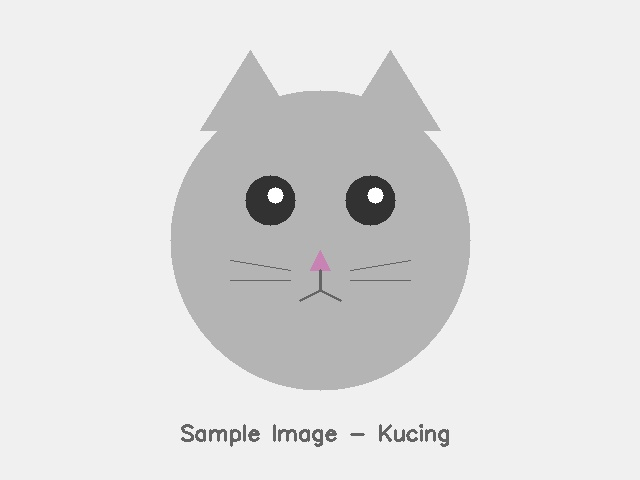
#> input picture Modul01 - Pendahuluan Komputer Vision/praktikum/image/kucing.jpg, 640 x 480 px, found by its file name; its folder holds 5 pictures in this run
$ python 07_data_augmentasi_dasar.py
#> lines starting #> are read from the running program, lines starting #| are printed output that depends on the picture
"""
==========================================================================
PERCOBAAN 7: DATA AUGMENTASI DASAR
==========================================================================
Program ini mendemonstrasikan teknik data augmentasi untuk memperbanyak
data training secara artifisial. Augmentasi penting agar model belajar
fitur yang invariant terhadap transformasi geometri dan fotometri.

Teknik yang dipelajari:
- Geometric: flip, rotasi, crop, resize, translate
- Photometric: brightness, contrast, noise, blur
- Kombinasi augmentasi secara random

Referensi: Deep Learning for CV (Rosebrock), Géron Ch.10
==========================================================================
"""

import cv2
import numpy as np
import os
import matplotlib
import matplotlib.pyplot as plt

SCRIPT_DIR = os.path.dirname(os.path.abspath(__file__))
IMAGE_DIR = os.path.join(SCRIPT_DIR, "image")
OUTPUT_DIR = os.path.join(SCRIPT_DIR, "output")
os.makedirs(OUTPUT_DIR, exist_ok=True)


def load_gambar(nama_file):
    """Memuat gambar dari folder image/."""
    path = os.path.join(IMAGE_DIR, nama_file)
    img = cv2.imread(path)
    if img is None:
        print(f"  [ERROR] {nama_file} tidak ditemukan!")
    return img


def augmentasi_flip(img):
    """Flip gambar secara horizontal, vertikal, dan keduanya."""
    flip_h = cv2.flip(img, 1)      # Horizontal
    flip_v = cv2.flip(img, 0)      # Vertikal
    flip_hv = cv2.flip(img, -1)    # Kedua arah
    return {"Horizontal Flip": flip_h, "Vertical Flip": flip_v, "Both Flip": flip_hv}


def augmentasi_rotasi(img, sudut_list=[15, 45, 90, 180]):
    """Rotasi gambar pada berbagai sudut (derajat)."""
    h, w = img.shape[:2]
    center = (w // 2, h // 2)
    hasil = {}
    for sudut in sudut_list:
        M = cv2.getRotationMatrix2D(center, sudut, 1.0)
        rotated = cv2.warpAffine(img, M, (w, h))
        hasil[f"Rotasi {sudut}°"] = rotated
    return hasil


def augmentasi_brightness_contrast(img):
    """Mengubah brightness dan contrast gambar."""
    hasil = {}
    # Brightness
    bright = cv2.convertScaleAbs(img, alpha=1.0, beta=50)
    dark = cv2.convertScaleAbs(img, alpha=1.0, beta=-50)
    hasil["Terang (+50)"] = bright
    hasil["Gelap (-50)"] = dark
    # Contrast
    high_contrast = cv2.convertScaleAbs(img, alpha=1.5, beta=0)
    low_contrast = cv2.convertScaleAbs(img, alpha=0.5, beta=0)
    hasil["High Contrast"] = high_contrast
    hasil["Low Contrast"] = low_contrast
    return hasil


def augmentasi_noise(img):
    """Menambahkan noise Gaussian dan Salt-Pepper pada gambar."""
    hasil = {}
    # Gaussian noise
    noise = np.random.normal(0, 25, img.shape).astype(np.float32)
    noisy = np.clip(img.astype(np.float32) + noise, 0, 255).astype(np.uint8)
    hasil["Gaussian Noise"] = noisy

    # Salt & Pepper noise
    sp = img.copy()
    n_salt = int(0.02 * img.size / 3)
    coords = [np.random.randint(0, i, n_salt) for i in img.shape[:2]]
    sp[coords[0], coords[1]] = 255
    coords = [np.random.randint(0, i, n_salt) for i in img.shape[:2]]
    sp[coords[0], coords[1]] = 0
    hasil["Salt & Pepper"] = sp

    # Blur
    blurred = cv2.GaussianBlur(img, (7, 7), 0)
    hasil["Gaussian Blur"] = blurred
    return hasil


def augmentasi_crop_random(img, n_crops=4):
    """Mengambil random crop dari gambar asli."""
    h, w = img.shape[:2]
    crop_h, crop_w = int(h * 0.7), int(w * 0.7)
    hasil = {}
    for i in range(n_crops):
        y = np.random.randint(0, h - crop_h)
        x = np.random.randint(0, w - crop_w)
        crop = img[y:y + crop_h, x:x + crop_w]
        crop = cv2.resize(crop, (w, h))
        hasil[f"Crop {i + 1}"] = crop
    return hasil


def visualisasi_augmentasi(img, semua_hasil, judul, nama_output):
    """Menampilkan semua hasil augmentasi dalam satu grid."""
    n = len(semua_hasil) + 1
    cols = min(4, n)
    rows = (n + cols - 1) // cols
    fig, axes = plt.subplots(rows, cols, figsize=(4 * cols, 4 * rows))
    if rows == 1:
        axes = axes.reshape(1, -1)

    axes[0, 0].imshow(cv2.cvtColor(img, cv2.COLOR_BGR2RGB))
    axes[0, 0].set_title("Asli")
    axes[0, 0].axis('off')

    for i, (nama, aug_img) in enumerate(semua_hasil.items()):
        r, c = (i + 1) // cols, (i + 1) % cols
        axes[r, c].imshow(cv2.cvtColor(aug_img, cv2.COLOR_BGR2RGB))
        axes[r, c].set_title(nama, fontsize=9)
        axes[r, c].axis('off')

    for ax in axes.flat:
        ax.axis('off')
    plt.suptitle(judul, fontsize=13)
    plt.tight_layout()
    plt.savefig(os.path.join(OUTPUT_DIR, nama_output), dpi=150, bbox_inches='tight')
    plt.close()
    print(f"  [SAVED] output/{nama_output}")


def main():
    """Fungsi utama: demonstrasi data augmentasi."""
    print("=" * 60)
    print("PERCOBAAN 7: DATA AUGMENTASI DASAR")
    print("=" * 60)

    img = load_gambar("kucing.jpg")
#> in load_gambar, img is the input picture: shape (480, 640, 3); mean B, G, R 222.9, 222.9, 223
    if img is None:
        return
    img = cv2.resize(img, (224, 224))
#> img: shape (224, 224, 3)

    print("\n--- 1. Augmentasi Flip ---")
    flip_hasil = augmentasi_flip(img)
#> flip_hasil = 3 items
    visualisasi_augmentasi(img, flip_hasil, "Augmentasi: Flip", "07_augmentasi_flip.png")
#> in visualisasi_augmentasi, `n = len(semua_hasil) + 1`: n = 4
#> in visualisasi_augmentasi, `rows = (n + cols - 1) // cols`: rows = 1
#> the loop in visualisasi_augmentasi, `for i, (nama, aug_img) in enumerate(semua_hasil.items()):` made 3 passes
#> nama on passes 1 to 3: 'Horizontal Flip', 'Vertical Flip', 'Both Flip'
#> the loop in visualisasi_augmentasi, `for ax in axes.flat:` made 4 passes
#> in visualisasi_augmentasi, `plt.savefig(os.path.join(OUTPUT_DIR, nama_output), dpi=150, bbox_inche..`:
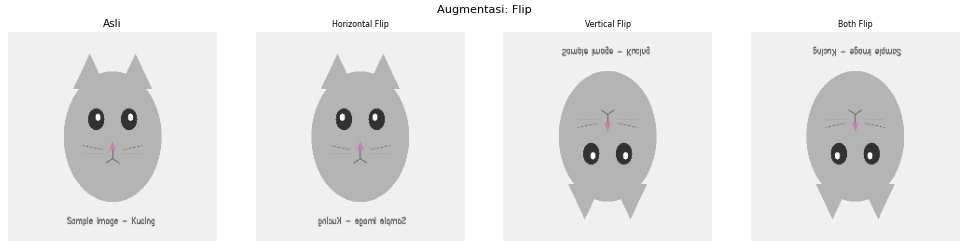
#> figure drawn by matplotlib, 4 panels

    print("\n--- 2. Augmentasi Rotasi ---")
    rot_hasil = augmentasi_rotasi(img)
#> the loop in augmentasi_rotasi, `for sudut in sudut_list:` made 4 passes
#> M on passes 1 to 4: [[0.966, 0.259, -25.17], [-0.259, 0.966, 32.8]], [[0.707, 0.707, -46.39], [-0.707, 0.707, 112]], [[6.12e-17, 1, -1.42e-14], [-1, 6.12e-17, 224]], [[-1, 1.22e-16, 224], [-1.22e-16, -1, 224]]
#> pass 1, in augmentasi_rotasi, `rotated = cv2.warpAffine(img, M, (w, h))`:
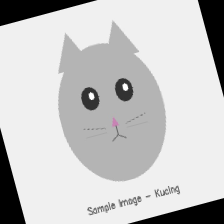
#> rotated: shape (224, 224, 3); mean B, G, R 198.7, 198.7, 198.7
#> after the loop in augmentasi_rotasi, `for sudut in sudut_list:`: hasil = 4 items
#> rot_hasil = 4 items
    visualisasi_augmentasi(img, rot_hasil, "Augmentasi: Rotasi", "07_augmentasi_rotasi.png")
#> the loop in visualisasi_augmentasi (call 2), `for i, (nama, aug_img) in enumerate(semua_hasil.items()):` made 4 passes
#> (nama, r, c) on passes 1 to 4: ('Rotasi 15°', 0, 1), ('Rotasi 45°', 0, 2), ('Rotasi 90°', 0, 3), ('Rotasi 180°', 1, 0)
#> the loop in visualisasi_augmentasi (call 2), `for ax in axes.flat:` made 8 passes

    print("\n--- 3. Augmentasi Brightness/Contrast ---")
    bc_hasil = augmentasi_brightness_contrast(img)
#> in augmentasi_brightness_contrast, `dark = cv2.convertScaleAbs(img, alpha=1.0, beta=-50)`:
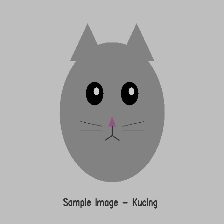
#> dark: shape (224, 224, 3); mean B, G, R 173, 172.9, 173
#> in augmentasi_brightness_contrast, `low_contrast = cv2.convertScaleAbs(img, alpha=0.5, beta=0)`:
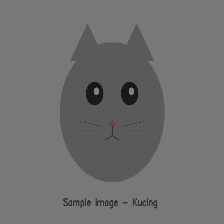
#> low_contrast: shape (224, 224, 3); mean B, G, R 111.5, 111.5, 111.5
#> bc_hasil = 4 items
    visualisasi_augmentasi(img, bc_hasil, "Augmentasi: Brightness/Contrast", "07_augmentasi_bc.png")

    print("\n--- 4. Augmentasi Noise ---")
    noise_hasil = augmentasi_noise(img)
#> in augmentasi_noise, `noisy = np.clip(img.astype(np.float32) + noise, 0, 255).astype(np.uint8)`:
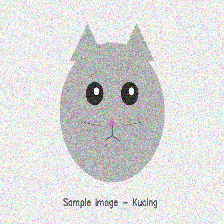
#> noisy: shape (224, 224, 3); mean B, G, R 219.5, 219.6, 219.5
#> in augmentasi_noise, `blurred = cv2.GaussianBlur(img, (7, 7), 0)`:
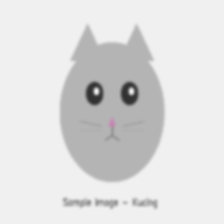
#> blurred: shape (224, 224, 3); mean B, G, R 223, 222.9, 223
#> noise_hasil = 3 items
    visualisasi_augmentasi(img, noise_hasil, "Augmentasi: Noise", "07_augmentasi_noise.png")

    print("\n--- 5. Random Crop ---")
    crop_hasil = augmentasi_crop_random(img)
#> after the loop in augmentasi_crop_random, `for i in range(n_crops):`: hasil = 4 items
#> crop_hasil = 4 items
    visualisasi_augmentasi(img, crop_hasil, "Augmentasi: Random Crop", "07_augmentasi_crop.png")
#> in visualisasi_augmentasi (call 5), `n = len(semua_hasil) + 1`: n = 5
#> in visualisasi_augmentasi (call 5), `rows = (n + cols - 1) // cols`: rows = 2
#> the loop in visualisasi_augmentasi (call 5), `for i, (nama, aug_img) in enumerate(semua_hasil.items()):` made 4 passes
#> (nama, r, c) on passes 1 to 4: ('Crop 1', 0, 1), ('Crop 2', 0, 2), ('Crop 3', 0, 3), ('Crop 4', 1, 0)
#> the loop in visualisasi_augmentasi (call 5), `for ax in axes.flat:` made 8 passes
#> in visualisasi_augmentasi (call 5), `plt.savefig(os.path.join(OUTPUT_DIR, nama_output), dpi=150, bbox_inche..`:
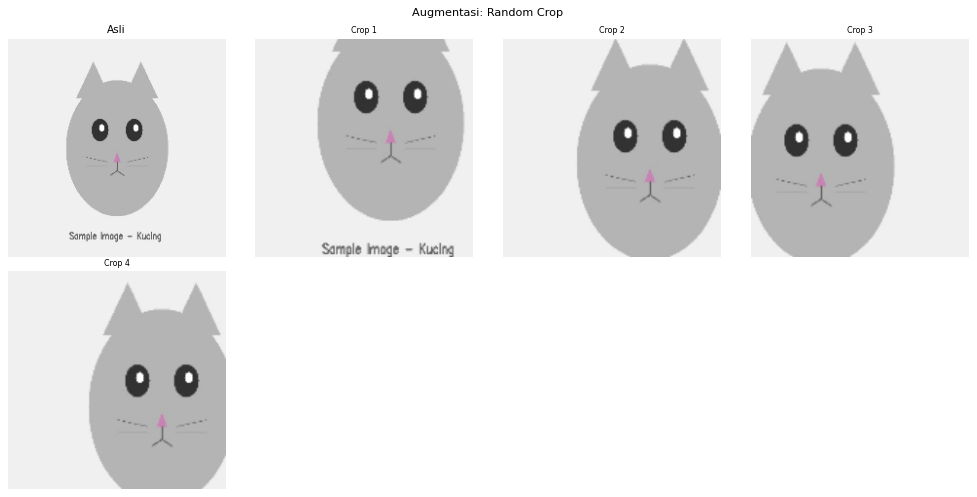
#> figure drawn by matplotlib, 5 panels

    cv2.imshow("Gambar Asli - Percobaan 7", img)
    cv2.waitKey(2000)
    cv2.destroyAllWindows()

    print("\n" + "=" * 60)
    print("RINGKASAN PERCOBAAN 7")
    print("=" * 60)
    print("""
Konsep yang dipelajari:
1. Augmentasi geometri (flip, rotasi, crop) mengubah posisi/orientasi
2. Augmentasi fotometri (brightness, contrast, noise) mengubah tampilan
3. Augmentasi meningkatkan variasi data training
4. Model menjadi lebih robust terhadap variasi di dunia nyata
5. Kombinasi augmentasi memberikan hasil terbaik

Output: output/07_augmentasi_flip.png, output/07_augmentasi_rotasi.png,
        output/07_augmentasi_bc.png, output/07_augmentasi_noise.png,
        output/07_augmentasi_crop.png
""")


if __name__ == "__main__":
    main()
